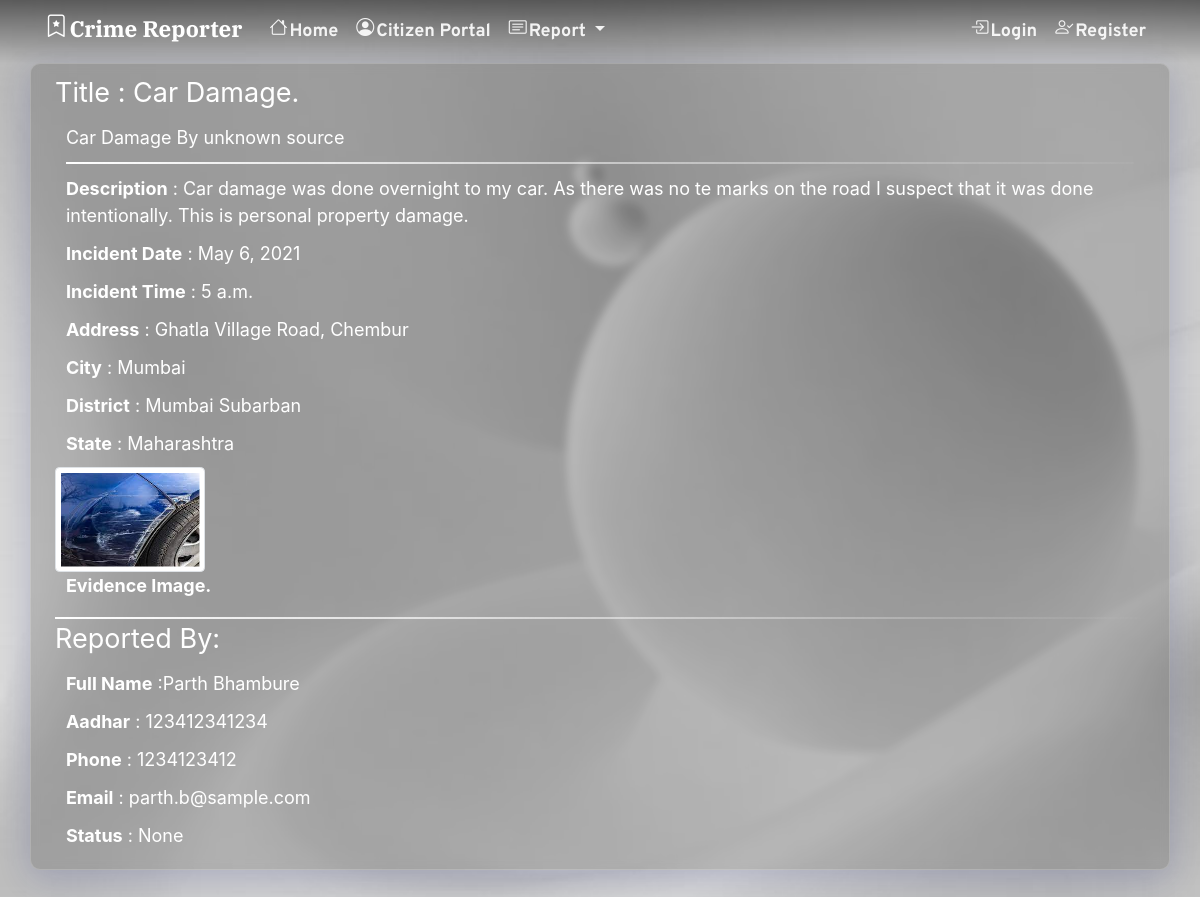
The app's page /crime_detail/6/ with its own data.
### crime_report/models.py (models this page shows, shortened)
class Crime_report(models.Model) :
    title = models.CharField(max_length=80, blank=False, unique=True)
    one_line_desc = models.TextField(max_length=100,blank=False)
    description = models.TextField(max_length=500)
    timestamp = models.DateTimeField(auto_now_add=True, editable=False)
    incident_date = models.DateField(blank=False)
    incident_time = models.TimeField(blank=False)
    evidence_img = models.ImageField( blank=True, null=True ,upload_to='images')
    evidence_vid = models.FileField(blank=True, null=True,validators=[file_size])
    address_line = models.TextField(max_length=255,blank=False)
    address_city = models.TextField(max_length=100,blank=False)
    address_district = models.TextField(max_length=100,blank=False)
    address_state = models.TextField(max_length=100,blank=False)
    status = models.CharField(max_length=21,default="Waiting",null=True, blank=True)
    user = models.ForeignKey(User,null=True,blank=True, on_delete=models.CASCADE)

### users/models.py (models this page shows)
class Profile(models.Model):
    user = models.OneToOneField(User, primary_key=True, on_delete=models.CASCADE)
    aadhar = models.CharField(max_length=12, blank=False,null=True)
    phone = models.CharField(max_length=10, blank=False,null=True)

### crime_report/views.py (the view)
# urls.py: path('crime_detail/<int:my_id>/', crime_report_detail, name='crime_detail'),
def crime_report_detail(request, my_id):
    obj = Crime_report.objects.get(id=my_id)
    my_form = CrimeForm(request.POST, request.FILES)
    my_status = request.POST.get("status")
    Crime_report.objects.filter(id=my_id).update(status=my_status)
    context = {
        'object': obj
    }
    return render(request,"crime_detail.html", context)

### crime/templates/crime_detail.html (shortened to what this page needs)
{% extends 'base.html' %}
    {% block content %}
        {% include 'navbar.html' %}
        <div class="container">
            <div class="row report_items p-2">
                <div class="col-12">
                    <legend>Title : {{object.title}}</legend>
                    <p class="one_line">{{object.one_line_desc}}</p>
                    <p class="desc"> <b>Description</b> : {{object.description}}</p>
                    <p class="date"><b>Incident Date</b> : {{object.incident_date}}</p>
                    <p class="time"><b>Incident Time</b> : {{object.incident_time}}</p>
                    <p class="line"><b>Address</b> : {{object.address_line}}</p>
                    <p class="city"><b>City</b> : {{object.address_city}}</p>
                    <p class="district"><b>District</b> : {{object.address_district}}</p>
                    <p class="state"><b>State</b> : {{object.address_state}}</p>
                    {% if object.evidence_img %}
                        <figure>
                            <a href="{{ object.evidence_img.url }}"><img class="img img-thumbnail" src="{{ object.evidence_img.url }}" alt=""></a>
                            <figcaption><p class="d-inline"><b>Evidence Image.</b></p></figcaption>
                          </figure>
                    {% else%}
                        <p><b>Evidence Image</b> : No evidence provided.</p>
                    {% endif %}
                    <span class="d-block bord"></span>
                    <Legend>Reported By:</Legend>
                    <p class="line"><b>Full Name</b> :{{object.user.get_full_name}} </p>
                    <p class="city"><b>Aadhar</b> : {{object.user.profile.aadhar}}</p>
                    <p class="district"><b>Phone</b> : {{object.user.profile.phone}}</p>
                    <p class="state"><b>Email</b> : {{object.user.email}}</p>
                    {% if request.user.is_staff %}
                    <form action="." method="POST">{% csrf_token %}
                        <p class="state"><b>Current Status</b> : {{object.status}}</p>
                        <p class="d-inline"><b>Update Status:</b></p>
                        <input type="text" name="status">
                        <input class="btn btn-info" type="submit" value="Save">
                    </form>
                    {% else %}
                    <p class="state"><b>Status</b> : {{object.status}}</p>
                    {% endif %}
                </div>
            </div>
        </div>
    {% endblock content %}

### crime/templates/base.html (style rules this page uses)
body { background-image:url('/static/image/background10.jpg'); background-repeat: no-repeat; background-size: auto; background-attachment: fixed; background-size: cover; }
.report_items { background: rgba( 0, 0, 0, 0.15 ); box-shadow: 0 8px 32px 0 rgba( 31, 38, 135, 0.20 ); backdrop-filter: blur( 4px ); -webkit-backdrop-filter: blur( 4px ); border-radius: 10px; border: 1px solid rgba( 255, 255, 255, 0.18 ); }
html { font-size: 16px; }
legend { color: white!important; }
@media screen and (min-width: 320px) { html { font-size: calc(16px + 6 * ((100vw - 320px) / 680)); } }
@media screen and (min-width: 1000px) { html { font-size: 18px; } }

### crime/templates/crime_detail.html (style rules this page uses)
.report_items { background: rgba( 0, 0, 0, 0.15 ); box-shadow: 0 8px 32px 0 rgba( 31, 38, 135, 0.20 ); backdrop-filter: blur( 4px ); -webkit-backdrop-filter: blur( 4px ); border-radius: 10px; border: 1px solid rgba( 255, 255, 255, 0.18 ); margin-bottom: 10%; }
legend { color: white; }
p { color: white; margin: 1% ; }
.one_line { color: white; border-bottom: 2px solid; border-image: linear-gradient(45deg, rgb(255,255,255), rgba(0,0,0,0)) 1 ; padding-bottom: 1%; }
img { width: 150px; height: 150px; }
.bord { border-bottom: 2px solid; border-image: linear-gradient(45deg, rgb(255,255,255), rgba(0,0,0,0)) 1 ; }

### records on screen
Crime_report: title "Car Damage.", one_line_desc "Car Damage By unknown source", description "Car damage was done overnight to my car. As there was no te marks on the road I suspect that it was done intentionally. This is personal property damage.", incident_date "May 6, 2021", incident_time "5 a.m.", address_line "Ghatla Village Road, Chembur", address_city "Mumbai", address_district "Mumbai Subarban", address_state "Maharashtra", evidence_img (picture), user.get_full_name "Parth Bhambure", user.profile.aadhar "123412341234", user.profile.phone "1234123412", user.email "parth.b@sample.com", status "None"
